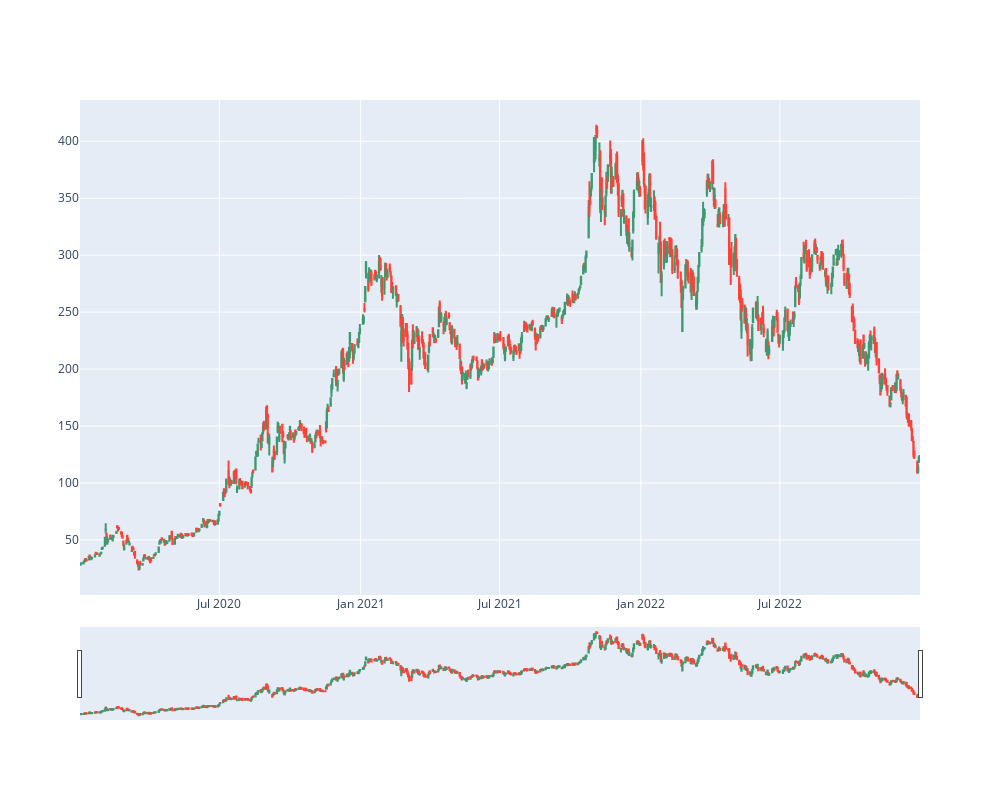

Notebook source saved alongside this figure:
### Code cell
import yfinance as yf
import plotly.graph_objects as go

# Download historical data
data = yf.download('TSLA', start='2020-01-01', end='2022-12-31')

# Create a candlestick chart
fig = go.Figure(data=[go.Candlestick(x=data.index,
                                     open=data['Open'],
                                     high=data['High'],
                                     low=data['Low'],
                                     close=data['Close'])])

# Adjust the size of the figure
fig.update_layout(autosize=False, width=1000, height=800)

fig.show()

### Figure 1 — Plotly figure (JSON) as saved in the notebook; plotly's stock layout.template omitted (floating-point values rounded to 4 significant figures; data arrays with more than 128 entries replaced by an {"elided": "..."} marker saying what was removed)
{"data": [{"close": {"elided": "756 float values"}, "high": {"elided": "756 float values"}, "low": {"elided": "756 float values"}, "open": {"elided": "756 float values"}, "type": "candlestick", "x": {"elided": "756 str values"}}], "layout": {"autosize": false, "height": 800, "width": 1000, "xaxis": {"autorange": false, "range": ["2020-01-01 12:00", "2022-12-30 12:00"], "rangeslider": {"autorange": true, "range": ["2018-07-03 12:00", "2024-06-29 12:00"], "yaxis": {"_template": null, "rangemode": "match"}}, "type": "date"}, "yaxis": {"autorange": true, "range": [1.638, 436.2]}}}
